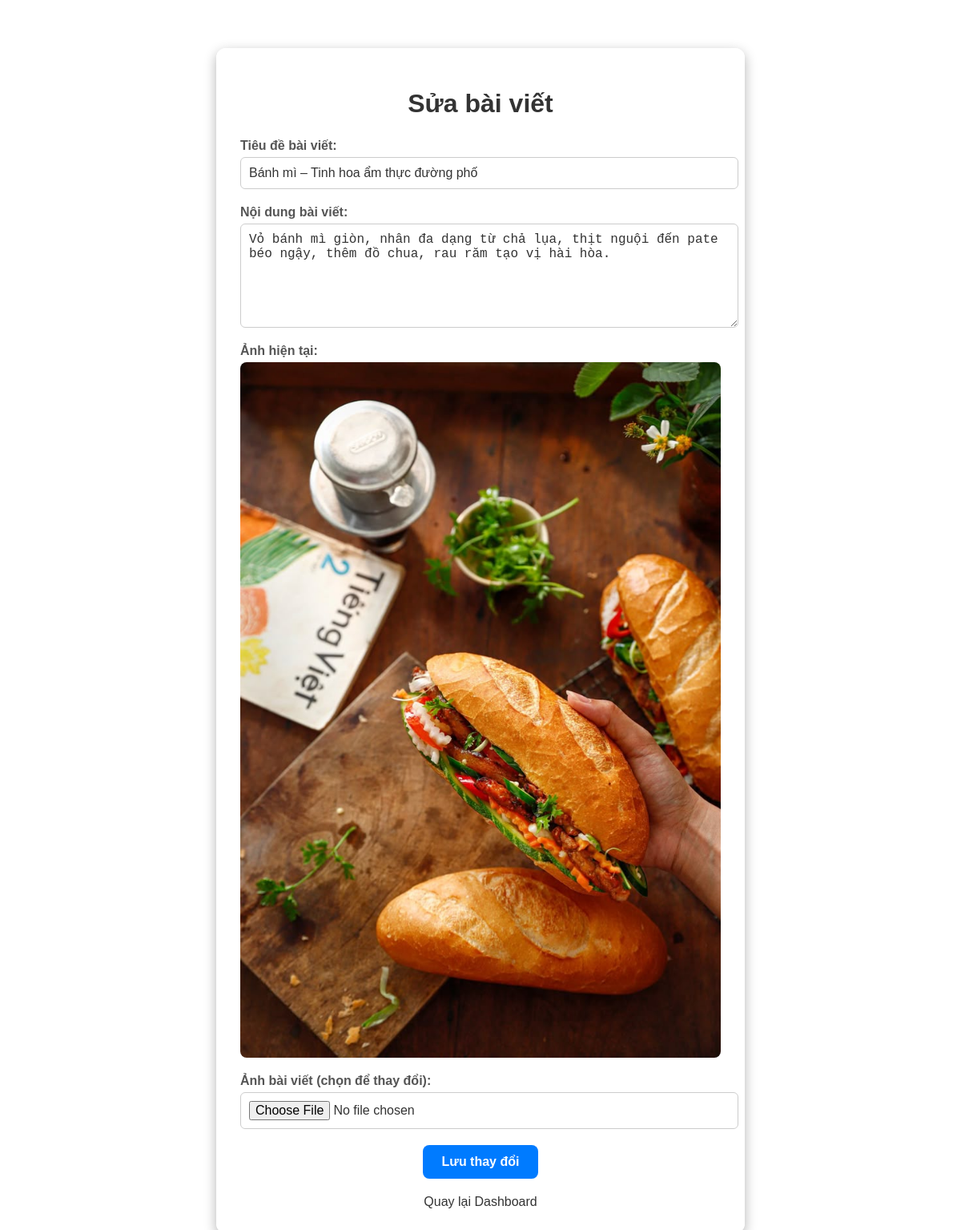
/edit_post/17 (signed in), run on the app's committed database.
### tables this page shows
CREATE TABLE posts (
            post_id INTEGER PRIMARY KEY AUTOINCREMENT,
            username TEXT,
            title TEXT,
            content TEXT,
            image_url TEXT,
            created_at DATETIME DEFAULT CURRENT_TIMESTAMP,
            FOREIGN KEY(username) REFERENCES users(username)
        );

### app.py (the view, shortened to what this page needs)
@app.route('/edit_post/<int:post_id>', methods=['GET', 'POST'])
def edit_post(post_id):
    if 'username' not in session:
        flash("Vui lòng đăng nhập!", "warning")
        return redirect(url_for('login'))
    os.makedirs('static/uploads', exist_ok=True)
    with sqlite3.connect(DATABASE) as conn:
        c = conn.cursor()
        c.execute("SELECT post_id, username, title, content, image_url FROM posts WHERE post_id=?", (post_id,))
        post = c.fetchone()
        if not post:
            flash("Bài viết không tồn tại!", "danger")
            return redirect(url_for('dashboard'))
        if session['username'] != post[1]:
            flash("Hành động trái phép!", "danger")
            return redirect(url_for('dashboard'))
    return render_template('edit_post.html', post=post)

### templates/edit_post.html (shortened to what this page needs)
<!DOCTYPE html>
<html lang="vi">
<head>
</head>
<body>
  <div class="container">
    <h1>Sửa bài viết</h1>
    <form action="{{ url_for('edit_post', post_id=post[0]) }}" method="POST" enctype="multipart/form-data">
      <label for="title">Tiêu đề bài viết:</label>
      <input type="text" id="title" name="title" value="{{ post[2] }}" required>
      <label for="content">Nội dung bài viết:</label>
      <textarea id="content" name="content" rows="6" required>{{ post[3] }}</textarea>
      {% if post[4] %}
        <label>Ảnh hiện tại:</label>
        <img src="{{ post[4] }}" alt="Ảnh bài viết" class="current-image">
      {% endif %}
      <label for="image">Ảnh bài viết (chọn để thay đổi):</label>
      <input type="file" id="image" name="image" accept="image/*">
      <button type="submit">Lưu thay đổi</button>
    </form>
    <a href="{{ url_for('dashboard') }}">Quay lại Dashboard</a>
  </div>
</body>
</html>

### templates/edit_post.html (style rules this page uses)
body { background-image: url('https://st.ielts-fighter.com/src/ielts-fighter-image/2023/07/21/0862c163-ced6-4ee9-8ce2-beb57f2065a0.jpg'); background-size: cover; background-position: center; background-attachment: fixed; background-repeat: no-repeat; font-family: Arial, sans-serif; margin: 0; padding: 20px; }
.container { width: 90%; max-width: 600px; margin: 40px auto; background: rgba(255, 255, 255, 0.9); padding: 30px; border-radius: 12px; box-shadow: 0 5px 15px rgba(0, 0, 0, 0.3); }
h1 { text-align: center; margin-bottom: 25px; color: #333; }
form { display: flex; flex-direction: column; align-items: flex-start; }
label { font-weight: bold; margin-bottom: 5px; color: #555; text-align: left; }
input[type="text"], textarea, input[type="file"] { width: 100%; padding: 10px; margin-bottom: 20px; border: 1px solid #ccc; border-radius: 6px; font-size: 16px; color: #333; }
button { align-self: center; padding: 12px 24px; background-color: #007BFF; color: #fff; border: none; border-radius: 8px; font-size: 16px; font-weight: bold; cursor: pointer; transition: background-color 0.3s ease, transform 0.3s ease; }
a { display: block; text-align: center; margin-top: 20px; text-decoration: none; color: #333; font-size: 16px; }
.current-image { max-width: 100%; height: auto; margin-bottom: 20px; border-radius: 8px; }

### data on the page
posts: title "Bánh mì – Tinh hoa ẩm thực đường phố", content "Vỏ bánh mì giòn, nhân đa dạng từ chả lụa, thịt nguội đến pate béo ngậy, thêm đồ chua, rau răm tạo vị hài hòa.", image_url (picture)
